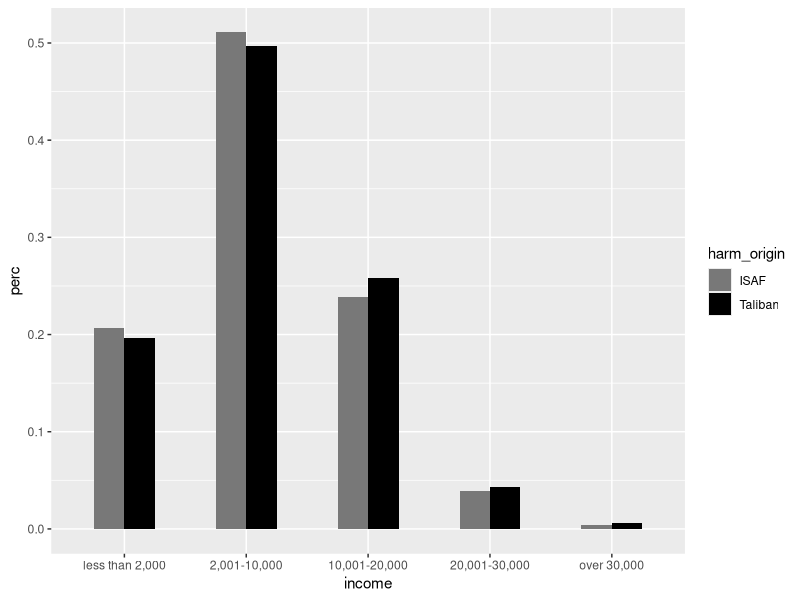
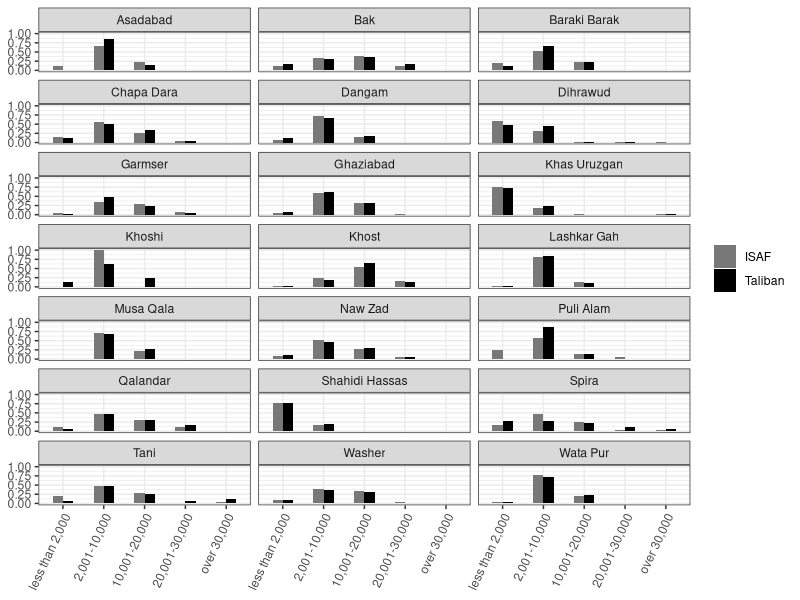

Recreate these plots in R, in order.
## ---- chunk 1
knitr::opts_chunk$set(echo = TRUE)
## ---- chunk 2
library(tidyverse)
library(here)
## ---- chunk 3
afghan <- read_csv2(here("data", "afghan.csv"))

afghan %>%  mutate(income = factor(income, levels = c("less than 2,000", "2,001-10,000", 
                                            "10,001-20,000",  "20,001-30,000", 
                                            "over 30,000"))) %>%
  group_by(income) %>%
  summarise(violent.exp.ISAF.sum = sum(violent.exp.ISAF, na.rm = T), 
            violent.exp.taliban.sum = sum(violent.exp.taliban, na.rm = T)) %>%
  ungroup() %>% drop_na() %>% 
  mutate(ISAF = violent.exp.ISAF.sum/sum(violent.exp.ISAF.sum),
         Taliban = violent.exp.taliban.sum/sum(violent.exp.taliban.sum)) %>%
  select(income, ISAF, Taliban) %>%
  pivot_longer(-income, names_to = "harm_origin", values_to = "perc") %>%
  ggplot(aes(income, perc, fill = harm_origin)) + 
  geom_bar(stat="identity", width=.5, position = "dodge") +
  scale_fill_manual(values = c("#787878", "#000000"))


## ---- chunk 4

afghan %>%  mutate(income = factor(income, levels = c("less than 2,000", "2,001-10,000", 
                                            "10,001-20,000",  "20,001-30,000", 
                                            "over 30,000"))) %>%
  group_by(district, income) %>%
  summarise(violent.exp.ISAF.sum = sum(violent.exp.ISAF, na.rm = T), 
            violent.exp.taliban.sum = sum(violent.exp.taliban, na.rm = T)) %>%
  mutate(ISAF = violent.exp.ISAF.sum/sum(violent.exp.ISAF.sum),
         Taliban = violent.exp.taliban.sum/sum(violent.exp.taliban.sum)) %>%
  ungroup() %>% drop_na() %>% 
  select(district, income, ISAF, Taliban) %>%
  pivot_longer(-(district:income), names_to = "harm_origin", values_to = "perc") %>%
  ggplot(aes(income, perc, fill = harm_origin)) + 
  geom_bar(stat="identity", width=.5, position = "dodge") +
  scale_fill_manual(values = c("#787878", "#000000")) +
  facet_wrap(~district, ncol = 3) + 
  theme_bw() + 
  theme(legend.title = element_blank(),
        axis.title.x = element_blank(), 
        axis.title.y = element_blank(),
        axis.text.x = element_text(angle = 65,
                                   hjust = 1,
                                   vjust = 1))


